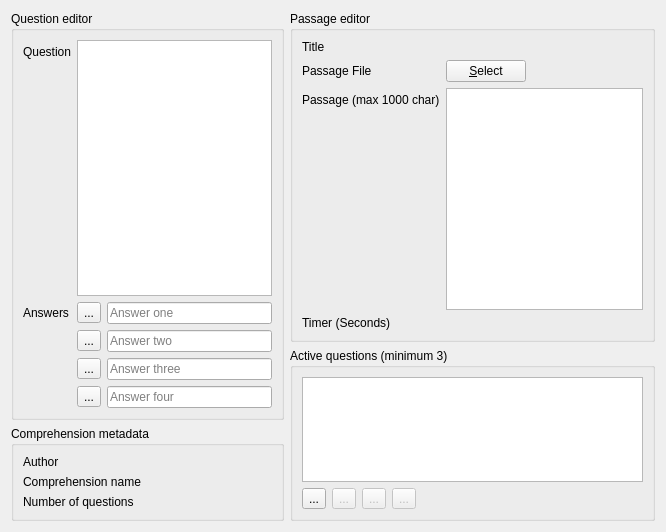
<?xml version="1.0" encoding="UTF-8"?>
<ui version="4.0">
 <class>ComprehensionEditor</class>
 <widget class="QWidget" name="ComprehensionEditor">
  <property name="geometry">
   <rect>
    <x>0</x>
    <y>0</y>
    <width>666</width>
    <height>532</height>
   </rect>
  </property>
  <property name="windowTitle">
   <string>Form</string>
  </property>
  <layout class="QGridLayout" name="gridLayout">
   <item row="0" column="0" rowspan="3">
    <widget class="QGroupBox" name="m_groupQuestionEditor">
     <property name="sizePolicy">
      <sizepolicy hsizetype="Preferred" vsizetype="Preferred">
       <horstretch>3</horstretch>
       <verstretch>1</verstretch>
      </sizepolicy>
     </property>
     <property name="title">
      <string>Question editor</string>
     </property>
     <layout class="QFormLayout" name="formLayout">
      <property name="fieldGrowthPolicy">
       <enum>QFormLayout::AllNonFixedFieldsGrow</enum>
      </property>
      <item row="0" column="0">
       <widget class="QLabel" name="label">
        <property name="text">
         <string>Question</string>
        </property>
       </widget>
      </item>
      <item row="0" column="1">
       <widget class="MaxLengthTextEdit" name="m_txtQuestion">
        <property name="sizePolicy">
         <sizepolicy hsizetype="Expanding" vsizetype="Expanding">
          <horstretch>0</horstretch>
          <verstretch>0</verstretch>
         </sizepolicy>
        </property>
        <property name="horizontalScrollBarPolicy">
         <enum>Qt::ScrollBarAlwaysOff</enum>
        </property>
        <property name="tabChangesFocus">
         <bool>true</bool>
        </property>
        <property name="html">
         <string>&lt;!DOCTYPE HTML PUBLIC &quot;-//W3C//DTD HTML 4.0//EN&quot; &quot;http://www.w3.org/TR/REC-html40/strict.dtd&quot;&gt;
&lt;html&gt;&lt;head&gt;&lt;meta name=&quot;qrichtext&quot; content=&quot;1&quot; /&gt;&lt;style type=&quot;text/css&quot;&gt;
p, li { white-space: pre-wrap; }
&lt;/style&gt;&lt;/head&gt;&lt;body style=&quot; font-family:'Ubuntu'; font-size:11pt; font-weight:400; font-style:normal;&quot;&gt;
&lt;p style=&quot;-qt-paragraph-type:empty; margin-top:0px; margin-bottom:0px; margin-left:0px; margin-right:0px; -qt-block-indent:0; text-indent:0px; font-family:'MS Shell Dlg 2'; font-size:8pt;&quot;&gt;&lt;br /&gt;&lt;/p&gt;&lt;/body&gt;&lt;/html&gt;</string>
        </property>
        <property name="acceptRichText">
         <bool>false</bool>
        </property>
       </widget>
      </item>
      <item row="1" column="0">
       <widget class="QLabel" name="label_2">
        <property name="text">
         <string>Answers</string>
        </property>
       </widget>
      </item>
      <item row="1" column="1">
       <layout class="QHBoxLayout" name="horizontalLayout">
        <item>
         <widget class="PlainToolButton" name="m_btnAnswerOne">
          <property name="text">
           <string>...</string>
          </property>
         </widget>
        </item>
        <item>
         <widget class="QLineEdit" name="m_txtAnswerOne">
          <property name="placeholderText">
           <string>Answer one</string>
          </property>
         </widget>
        </item>
       </layout>
      </item>
      <item row="2" column="1">
       <layout class="QHBoxLayout" name="horizontalLayout_2">
        <item>
         <widget class="PlainToolButton" name="m_btnAnswerTwo">
          <property name="text">
           <string>...</string>
          </property>
         </widget>
        </item>
        <item>
         <widget class="QLineEdit" name="m_txtAnswerTwo">
          <property name="placeholderText">
           <string>Answer two</string>
          </property>
         </widget>
        </item>
       </layout>
      </item>
      <item row="3" column="1">
       <layout class="QHBoxLayout" name="horizontalLayout_3">
        <item>
         <widget class="PlainToolButton" name="m_btnAnswerThree">
          <property name="text">
           <string>...</string>
          </property>
         </widget>
        </item>
        <item>
         <widget class="QLineEdit" name="m_txtAnswerThree">
          <property name="placeholderText">
           <string>Answer three</string>
          </property>
         </widget>
        </item>
       </layout>
      </item>
      <item row="4" column="1">
       <layout class="QHBoxLayout" name="horizontalLayout_4">
        <item>
         <widget class="PlainToolButton" name="m_btnAnswerFour">
          <property name="text">
           <string>...</string>
          </property>
         </widget>
        </item>
        <item>
         <widget class="QLineEdit" name="m_txtAnswerFour">
          <property name="placeholderText">
           <string>Answer four</string>
          </property>
         </widget>
        </item>
       </layout>
      </item>
     </layout>
    </widget>
   </item>
   <item row="0" column="1" rowspan="2" colspan="2">
    <widget class="QGroupBox" name="m_groupPassageEditor">
     <property name="sizePolicy">
      <sizepolicy hsizetype="Preferred" vsizetype="Preferred">
       <horstretch>2</horstretch>
       <verstretch>3</verstretch>
      </sizepolicy>
     </property>
     <property name="title">
      <string>Passage editor</string>
     </property>
     <layout class="QFormLayout" name="formLayout_3">
      <item row="0" column="0">
       <widget class="QLabel" name="label_10">
        <property name="text">
         <string>Title</string>
        </property>
       </widget>
      </item>
      <item row="0" column="1">
       <widget class="LineEditWithStatus" name="m_txtTitle" native="true"/>
      </item>
      <item row="1" column="0">
       <widget class="QLabel" name="label_8">
        <property name="text">
         <string>Passage File</string>
        </property>
       </widget>
      </item>
      <item row="1" column="1">
       <layout class="QHBoxLayout" name="horizontalLayout_5">
        <item>
         <widget class="QPushButton" name="m_btnPassageSelect">
          <property name="text">
           <string>&amp;Select</string>
          </property>
         </widget>
        </item>
        <item>
         <widget class="LabelWithStatus" name="m_lblPassageStatus" native="true">
          <property name="sizePolicy">
           <sizepolicy hsizetype="Expanding" vsizetype="Preferred">
            <horstretch>0</horstretch>
            <verstretch>0</verstretch>
           </sizepolicy>
          </property>
          <property name="layoutDirection">
           <enum>Qt::RightToLeft</enum>
          </property>
         </widget>
        </item>
       </layout>
      </item>
      <item row="2" column="0">
       <widget class="QLabel" name="label_7">
        <property name="text">
         <string>Passage (max 1000 char)</string>
        </property>
       </widget>
      </item>
      <item row="2" column="1">
       <widget class="QTextEdit" name="m_txtPassage">
        <property name="sizePolicy">
         <sizepolicy hsizetype="Expanding" vsizetype="Expanding">
          <horstretch>1</horstretch>
          <verstretch>1</verstretch>
         </sizepolicy>
        </property>
        <property name="horizontalScrollBarPolicy">
         <enum>Qt::ScrollBarAlwaysOff</enum>
        </property>
        <property name="tabChangesFocus">
         <bool>true</bool>
        </property>
        <property name="html">
         <string>&lt;!DOCTYPE HTML PUBLIC &quot;-//W3C//DTD HTML 4.0//EN&quot; &quot;http://www.w3.org/TR/REC-html40/strict.dtd&quot;&gt;
&lt;html&gt;&lt;head&gt;&lt;meta name=&quot;qrichtext&quot; content=&quot;1&quot; /&gt;&lt;style type=&quot;text/css&quot;&gt;
p, li { white-space: pre-wrap; }
&lt;/style&gt;&lt;/head&gt;&lt;body style=&quot; font-family:'Ubuntu'; font-size:11pt; font-weight:400; font-style:normal;&quot;&gt;
&lt;p style=&quot; margin-top:0px; margin-bottom:0px; margin-left:0px; margin-right:0px; -qt-block-indent:0; text-indent:0px;&quot;&gt;&lt;span style=&quot; font-family:'MS Shell Dlg 2'; font-size:8pt;&quot;&gt;&lt;br /&gt;&lt;/span&gt;&lt;/p&gt;&lt;/body&gt;&lt;/html&gt;</string>
        </property>
        <property name="acceptRichText">
         <bool>false</bool>
        </property>
       </widget>
      </item>
      <item row="3" column="0">
       <widget class="QLabel" name="label_6">
        <property name="text">
         <string>Timer (Seconds)</string>
        </property>
       </widget>
      </item>
      <item row="3" column="1">
       <widget class="LineEditWithStatus" name="m_txtTimer" native="true"/>
      </item>
     </layout>
    </widget>
   </item>
   <item row="3" column="0">
    <widget class="QGroupBox" name="groupBox_3">
     <property name="title">
      <string>Comprehension metadata</string>
     </property>
     <layout class="QFormLayout" name="formLayout_2">
      <property name="fieldGrowthPolicy">
       <enum>QFormLayout::AllNonFixedFieldsGrow</enum>
      </property>
      <item row="0" column="0">
       <widget class="QLabel" name="label_3">
        <property name="text">
         <string>Author</string>
        </property>
       </widget>
      </item>
      <item row="0" column="1">
       <widget class="LineEditWithStatus" name="m_txtAuthor" native="true"/>
      </item>
      <item row="1" column="0">
       <widget class="QLabel" name="label_4">
        <property name="text">
         <string>Comprehension name</string>
        </property>
       </widget>
      </item>
      <item row="1" column="1">
       <widget class="LineEditWithStatus" name="m_txtName" native="true"/>
      </item>
      <item row="2" column="0">
       <widget class="QLabel" name="label_5">
        <property name="text">
         <string>Number of questions</string>
        </property>
       </widget>
      </item>
      <item row="2" column="1">
       <widget class="LineEditWithStatus" name="m_txtNumberOfQuestions" native="true">
        <property name="enabled">
         <bool>true</bool>
        </property>
       </widget>
      </item>
     </layout>
    </widget>
   </item>
   <item row="2" column="1" rowspan="2" colspan="2">
    <widget class="QGroupBox" name="groupBox_2">
     <property name="sizePolicy">
      <sizepolicy hsizetype="Preferred" vsizetype="Preferred">
       <horstretch>0</horstretch>
       <verstretch>1</verstretch>
      </sizepolicy>
     </property>
     <property name="title">
      <string>Active questions (minimum 3)</string>
     </property>
     <layout class="QGridLayout" name="gridLayout_2">
      <item row="1" column="0">
       <widget class="PlainToolButton" name="m_btnQuestionAdd">
        <property name="toolTip">
         <string>Add new question.</string>
        </property>
        <property name="text">
         <string>...</string>
        </property>
        <property name="iconSize">
         <size>
          <width>24</width>
          <height>24</height>
         </size>
        </property>
       </widget>
      </item>
      <item row="1" column="3">
       <widget class="PlainToolButton" name="m_btnQuestionDown">
        <property name="enabled">
         <bool>false</bool>
        </property>
        <property name="toolTip">
         <string>Move question down.</string>
        </property>
        <property name="text">
         <string>...</string>
        </property>
        <property name="iconSize">
         <size>
          <width>24</width>
          <height>24</height>
         </size>
        </property>
       </widget>
      </item>
      <item row="1" column="1">
       <widget class="PlainToolButton" name="m_btnQuestionRemove">
        <property name="enabled">
         <bool>false</bool>
        </property>
        <property name="toolTip">
         <string>Remove selected question.</string>
        </property>
        <property name="text">
         <string>...</string>
        </property>
        <property name="iconSize">
         <size>
          <width>24</width>
          <height>24</height>
         </size>
        </property>
       </widget>
      </item>
      <item row="1" column="2">
       <widget class="PlainToolButton" name="m_btnQuestionUp">
        <property name="enabled">
         <bool>false</bool>
        </property>
        <property name="toolTip">
         <string>Move question up.</string>
        </property>
        <property name="text">
         <string>...</string>
        </property>
        <property name="iconSize">
         <size>
          <width>24</width>
          <height>24</height>
         </size>
        </property>
       </widget>
      </item>
      <item row="1" column="4">
       <spacer name="horizontalSpacer">
        <property name="orientation">
         <enum>Qt::Horizontal</enum>
        </property>
        <property name="sizeHint" stdset="0">
         <size>
          <width>40</width>
          <height>20</height>
         </size>
        </property>
       </spacer>
      </item>
      <item row="0" column="0" colspan="5">
       <widget class="QListWidget" name="m_listQuestions">
        <property name="sizePolicy">
         <sizepolicy hsizetype="Expanding" vsizetype="Expanding">
          <horstretch>1</horstretch>
          <verstretch>0</verstretch>
         </sizepolicy>
        </property>
        <property name="toolTip">
         <string>This list contains already added questions.</string>
        </property>
       </widget>
      </item>
     </layout>
    </widget>
   </item>
  </layout>
 </widget>
 <customwidgets>
  <customwidget>
   <class>PlainToolButton</class>
   <extends>QToolButton</extends>
   <header>plaintoolbutton.h</header>
  </customwidget>
  <customwidget>
   <class>LineEditWithStatus</class>
   <extends>QWidget</extends>
   <header>lineeditwithstatus.h</header>
   <container>1</container>
  </customwidget>
  <customwidget>
   <class>MaxLengthTextEdit</class>
   <extends>QTextEdit</extends>
   <header>maxlengthtextedit.h</header>
  </customwidget>
  <customwidget>
   <class>LabelWithStatus</class>
   <extends>QWidget</extends>
   <header>labelwithstatus.h</header>
   <container>1</container>
  </customwidget>
 </customwidgets>
 <resources/>
 <connections/>
</ui>
